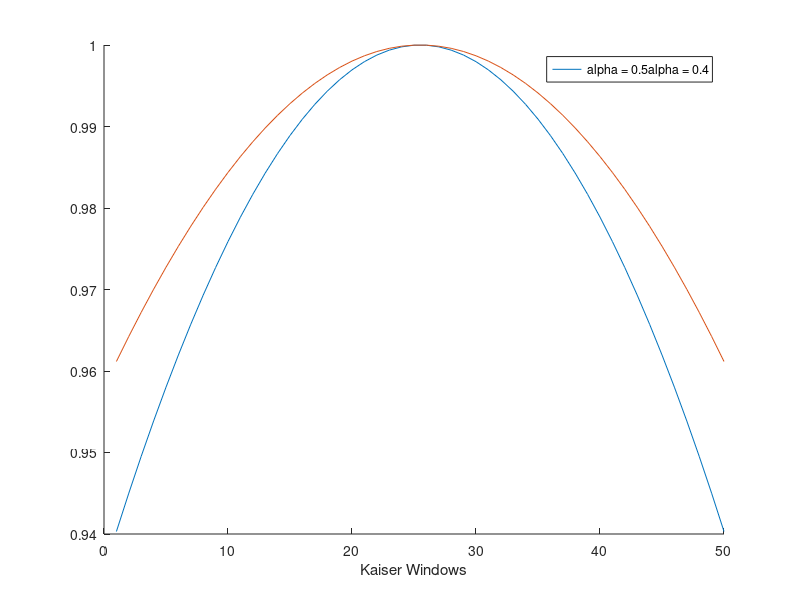

This chart was generated by the following MATLAB code:
% kaiser_example - p 233 Blandford and Parr
% 
% F. Frigo  28-Sep-2022
% Marquette University
%
% 
len = 50;
alpha1 = 0.5;
alpha2 = 0.4;
kwin1 = kaiser( len, alpha1);
kwin2 = kaiser( len, alpha2);

% Plot the Kaiser windows with different alpha values
figure (1); clf;
hold on;
a1 = plot(kwin1); M1 = "alpha = 0.5";
a2 = plot(kwin2); M2 = "alpha = 0.4";
legend([a1,a2], [M1, M2]);
xlabel("Kaiser Windows"); 
